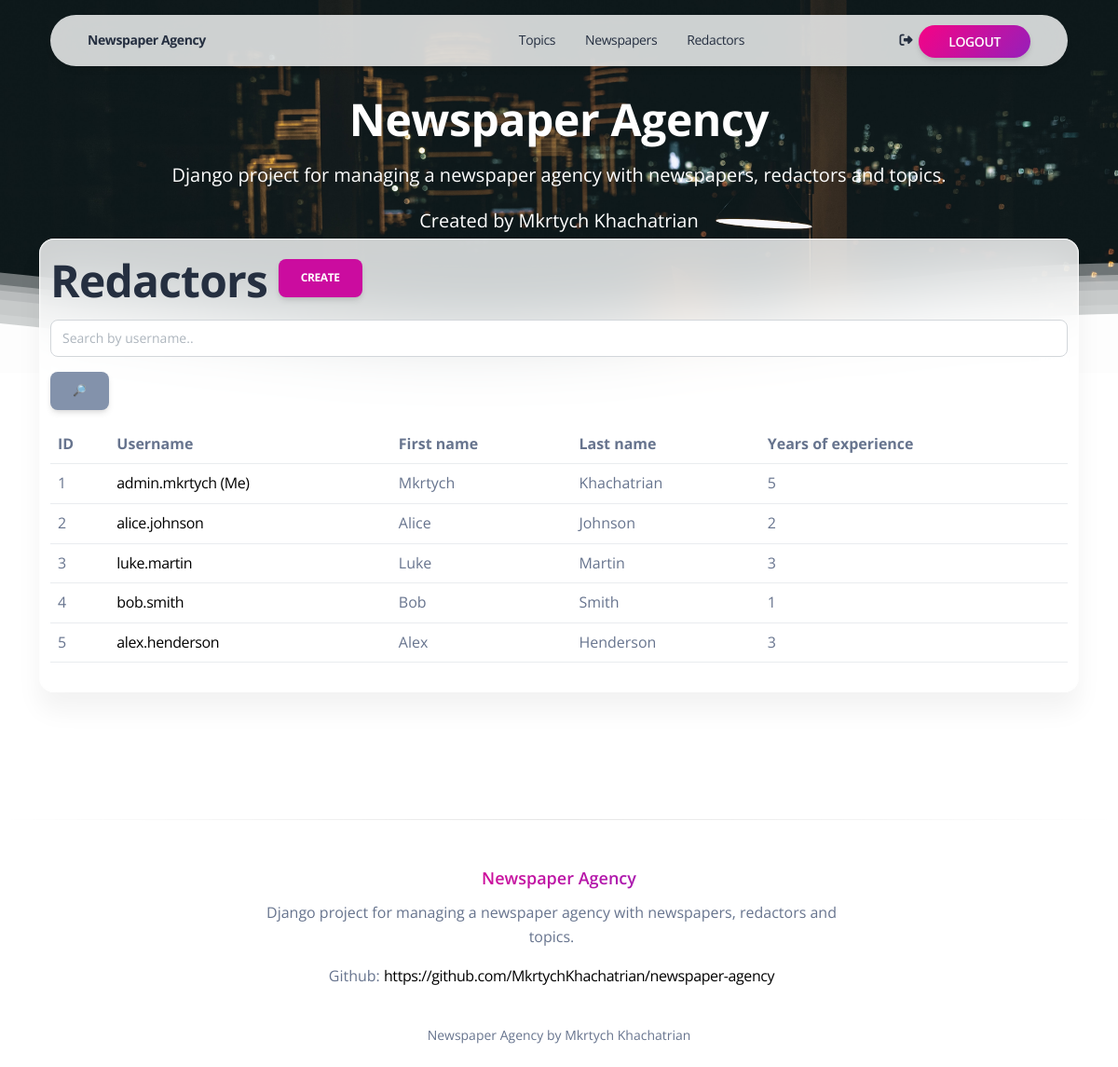
The app's page /redactors/ (signed in) with its own data.
### agency/models.py (models this page shows, shortened)
class Redactor(AbstractUser):
    years_of_experience = models.IntegerField()
    class Meta:
        ordering = ["id"]
    def get_absolute_url(self):
        return reverse("agency:redactor-detail", kwargs={"pk": self.pk})

### agency/views.py (the view)
class RedactorListView(LoginRequiredMixin, generic.ListView):
    model = get_user_model()
    paginate_by = 5
    def get_context_data(self, *, object_list=None, **kwargs):
        context = super(RedactorListView, self).get_context_data(**kwargs)
        username = self.request.GET.get("username", "")
        context["search_form"] = RedactorSearchForm(initial={"username": username})
        return context
    def get_queryset(self):
        queryset = get_user_model().objects.all()
        form = RedactorSearchForm(self.request.GET)
        if form.is_valid():
            return queryset.filter(username__icontains=form.cleaned_data["username"])
        return queryset

### agency/forms.py
class RedactorSearchForm(forms.Form):
    username = forms.CharField(
        max_length=255,
        required=False,
        label="",
        widget=forms.TextInput(attrs={"placeholder": "Search by username.."}),
    )

### agency/context_processors.py (called while the page is built)
def cfg_assets_root(request):
    return {"ASSETS_ROOT": settings.ASSETS_ROOT}

### templates/agency/redactor_list.html
{% extends "layouts/base.html" %}
{% load crispy_forms_filters %}
{% block content %}
{% include 'includes/header.html' %}
<section class="pt-5 pb-4" id="count-stats">
  <div class="container">
    <div class="row">
      <div class="col-lg-12 z-index-2 border-radius-xl mt-n10 mx-auto py-3 blur shadow-blur">
        <h1>
          Redactors
          <a href="{% url 'agency:redactor-create' %}" class="btn btn-primary link-to-page">
            Create
          </a>
        </h1>
        <form action="" method="get" class="form-inline">
          {{ search_form|crispy }}
          <input class="btn btn-secondary" type="submit" value="🔎">
        </form>
        {% if redactor_list %}
        <table class="table">
          <tr>
            <th>ID</th>
            <th>Username</th>
            <th>First name</th>
            <th>Last name</th>
            <th>Years of experience</th>
          </tr>
        {% for redactor in redactor_list %}
          <tr>
            <td>{{ redactor.id }}</td>
            <td><a href="{{ redactor.get_absolute_url }}">{{ redactor.username }} {% if user == redactor %} (Me){% endif %}</a></td>
            <td>{{ redactor.first_name }}</td>
            <td>{{ redactor.last_name }}</td>
            <td>{{ redactor.years_of_experience }}</td>
          </tr>
        {% endfor %}
        </table>
        {% else %}
          <p>There are no redactors in the agency.</p>
        {% endif %}
      </div>
    </div>
  </div>
</section>
{% endblock %}

### records on screen
Redactor: id "1", username "admin.mkrtych", shows "(Me)", first_name "Mkrtych", last_name "Khachatrian", years_of_experience "5"
Redactor: id "2", username "alice.johnson", first_name "Alice", last_name "Johnson", years_of_experience "2"
Redactor: id "3", username "luke.martin", first_name "Luke", last_name "Martin", years_of_experience "3"
Redactor: id "4", username "bob.smith", first_name "Bob", last_name "Smith", years_of_experience "1"
Redactor: id "5", username "alex.henderson", first_name "Alex", last_name "Henderson", years_of_experience "3"
